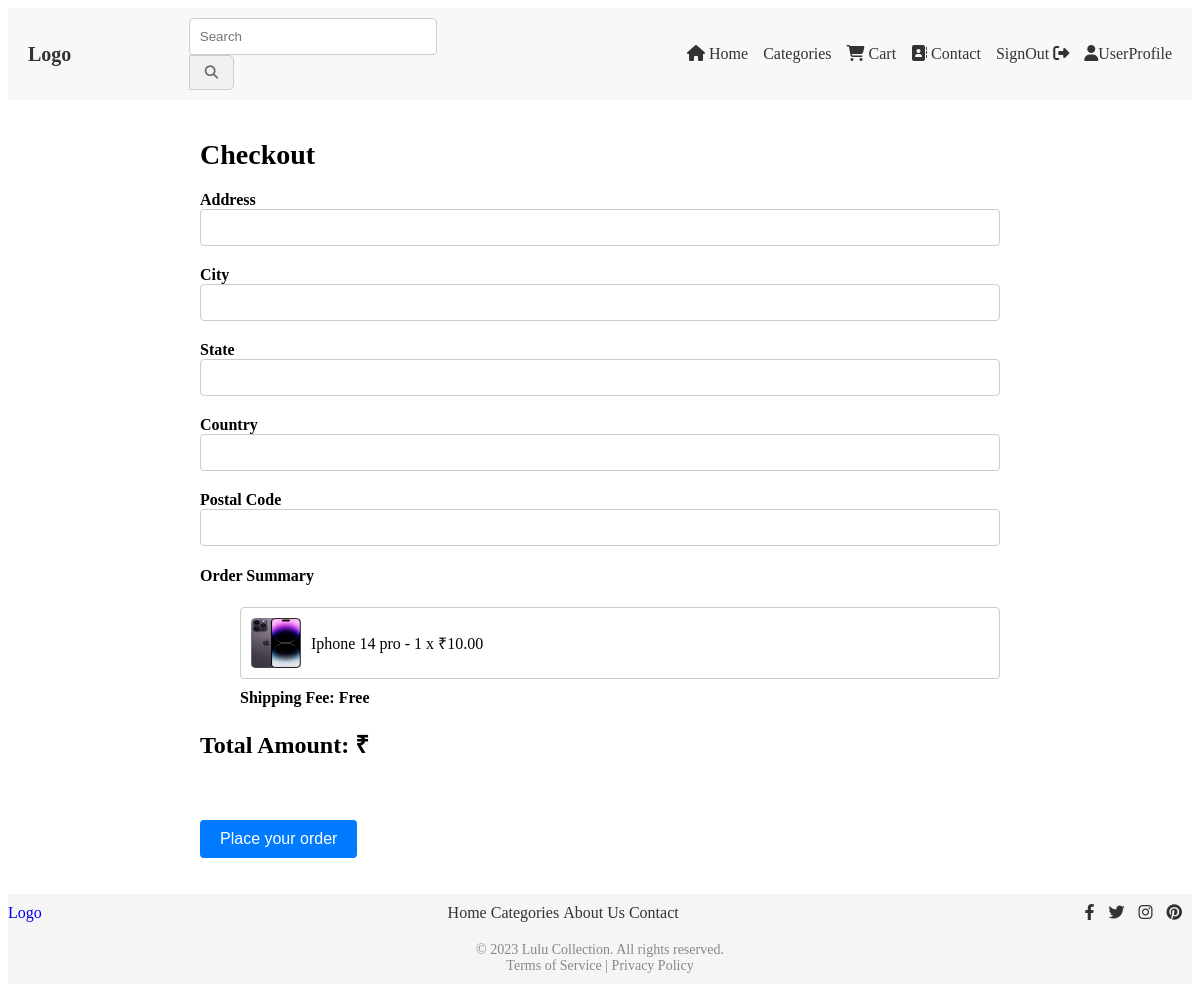
The app's page /checkout/ (signed in) with its own data.
### cart/models.py (models this page shows, shortened)
class CartItem(models.Model):
    cart = models.ForeignKey(Cart, on_delete=models.CASCADE)
    product = models.ForeignKey(Product, on_delete=models.CASCADE)
    quantity = models.PositiveIntegerField(default=1)

class Product(models.Model):
    name = models.CharField(max_length=200)
    description = models.TextField()
    price = models.DecimalField(max_digits=8, decimal_places=2)
    initial_stock = models.PositiveIntegerField(default=0)  # Add initial stock field
    stock = models.PositiveIntegerField(default=0)  # Add remaining stock field
    category = models.ForeignKey(Category, on_delete=models.CASCADE)
    seller = models.ForeignKey(Seller, on_delete=models.CASCADE)
    image = models.ImageField(upload_to='product_images')

### cart/views.py (the view, shortened to what this page needs)
# urls.py: path('checkout/', views.checkout, name='checkout'),
@login_required(login_url='signin')
def checkout(request):
    user = request.user
    cart = Cart.objects.get(user=user)
    cart_items = CartItem.objects.filter(cart=cart)
    shipping_fee = 0
    total_amount = sum(item.product.price * item.quantity + shipping_fee for item in cart_items)
    if total_amount <= 599:
        shipping_fee = 50
        total_amount = sum(item.product.price * item.quantity + shipping_fee for item in cart_items)
    return render(request, 'checkout.html', {'cart_items': cart_items})

### templates/checkout.html (shortened to what this page needs)
<link rel="stylesheet" href="/css/checkout.css">
{% extends 'base.html' %}
{% block content %}
<div class="container">
    <h1>Checkout</h1>
    <div class="row">
        <div class="col-md-8">
            <form method="post" action="{% url 'checkout' %}">
                <div class="form-group">
                    <label for="address">Address</label>
                    <input type="text" class="form-control" id="address" name="address" required>
                </div>
                <div class="form-group">
                    <label for="city">City</label>
                    <input type="text" class="form-control" id="city" name="city" required>
                </div>
                <div class="form-group">
                    <label for="state">State</label>
                    <input type="text" class="form-control" id="state" name="state" required>
                </div>
                <div class="form-group">
                    <label for="country">Country</label>
                    <input type="text" class="form-control" id="country" name="country" required>
                </div>
                <div class="form-group">
                    <label for="postal_code">Postal Code</label>
                    <input type="text" class="form-control" id="postal_code" name="postal_code" required>
                </div>
                <div class="col-md-4">
                    <h4>Order Summary</h4>
                    <ul class="list-group">
                        {% for item in cart_items %}
                        <li class="list-group-item">
                            <img class="product-image" src="{{ item.product.image.url }}" alt="">
                            {{ item.product.name }} - {{ item.quantity }} x &#8377;{{ item.product.price }}
                        </li>
                        {% endfor %}
                        {% if not shipping_fee %}
                        <li class="shipping">
                            <p>Shipping Fee: Free</p>
                        </li>
                        {% else %}
                        <li class="shipping">
                            <p>Shipping Fee: &#8377;{{ shipping_fee }}</p>
                        </li>
                        {% endif %}
                    </ul>
                    <h5 class="total-amount">Total Amount: &#8377;{{ cart_total }}</h5>
                    <button type="submit" id="rzp-button1" class="btn btn-primary">Place your order</button>
                </div>
            </form>
        </div>
    </div>
</div>
{% endblock %}

### media/css/checkout.css (style rules this page uses)
.container { max-width: 800px; margin: 0 auto; padding: 20px; }
h1 { font-size: 28px; margin-bottom: 20px; }
.form-group { margin-bottom: 20px; }
label { font-weight: bold; }
input[type="text"], input[type="number"] { width: 100%; padding: 10px; border: 1px solid #ccc; border-radius: 4px; }
button[type="submit"] { display: inline-block; padding: 10px 20px; font-size: 16px; color: #fff; background-color: #007bff; border: none; border-radius: 4px; cursor: pointer; }
.list-group-item { display: flex; align-items: center; padding: 10px; margin-bottom: 10px; border: 1px solid #ccc; border-radius: 4px; }
.product-image { width: 50px; height: auto; }
.shipping { font-weight: bold; list-style: none; }
.total-amount { font-size: 24px; font-weight: bold; margin-top: 20px; }
.container { padding: 20px; }
h1 { margin-bottom: 20px; }
.product-image { max-width: 50px; max-height: 50px; margin-right: 10px; }
.list-group { margin-bottom: 20px; }
.shipping p { font-weight: bold; margin: 0; }
.total-amount { font-size: 1.5rem; font-weight: bold; margin-top: 20px; }
#rzp-button1 { margin-top: 20px; }

### records on screen
CartItem: product.image (picture), product.name "Iphone 14 pro", quantity "1", product.price "10.00"
